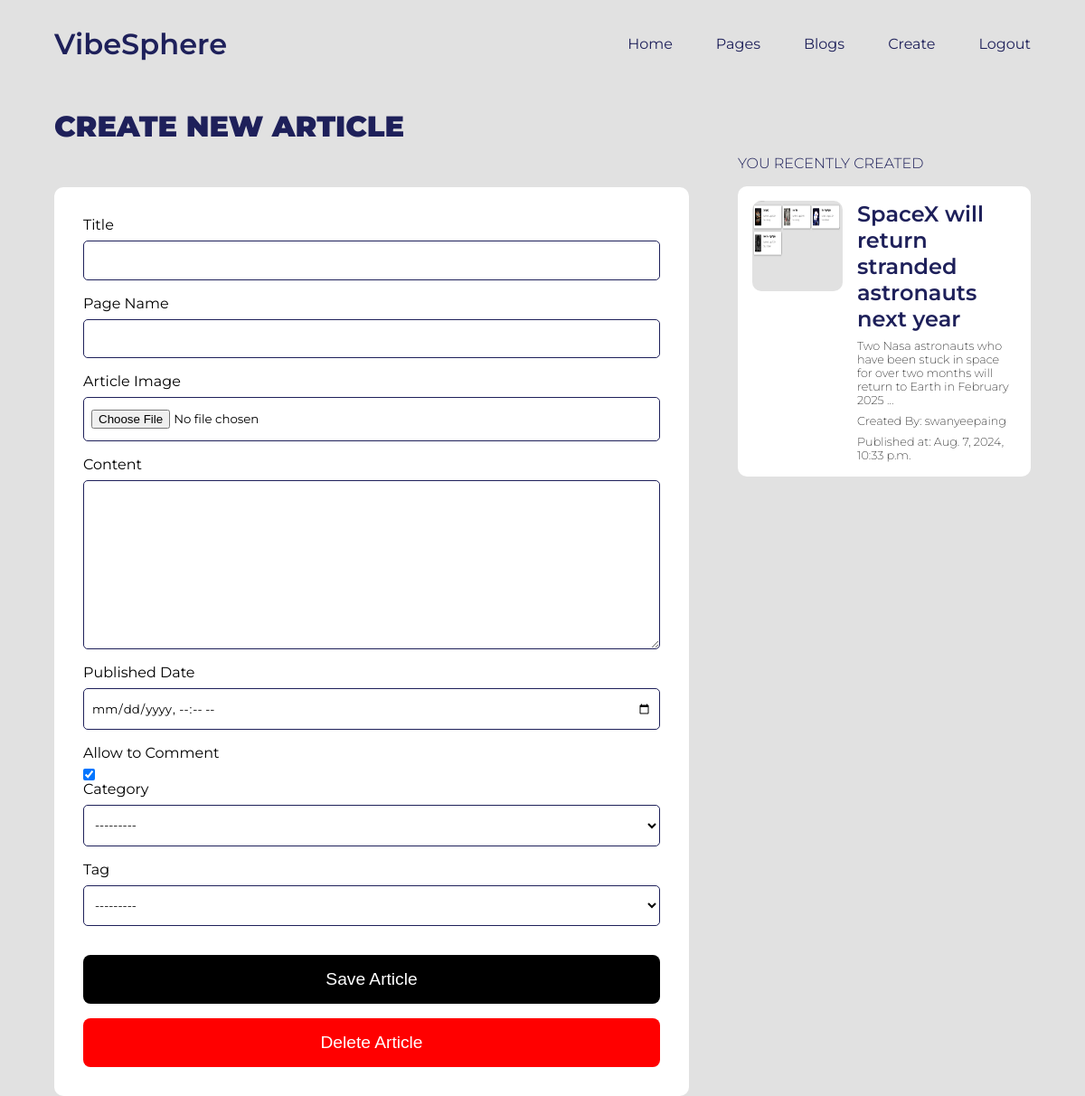
Before: /article/new (signed in) with the older database file.
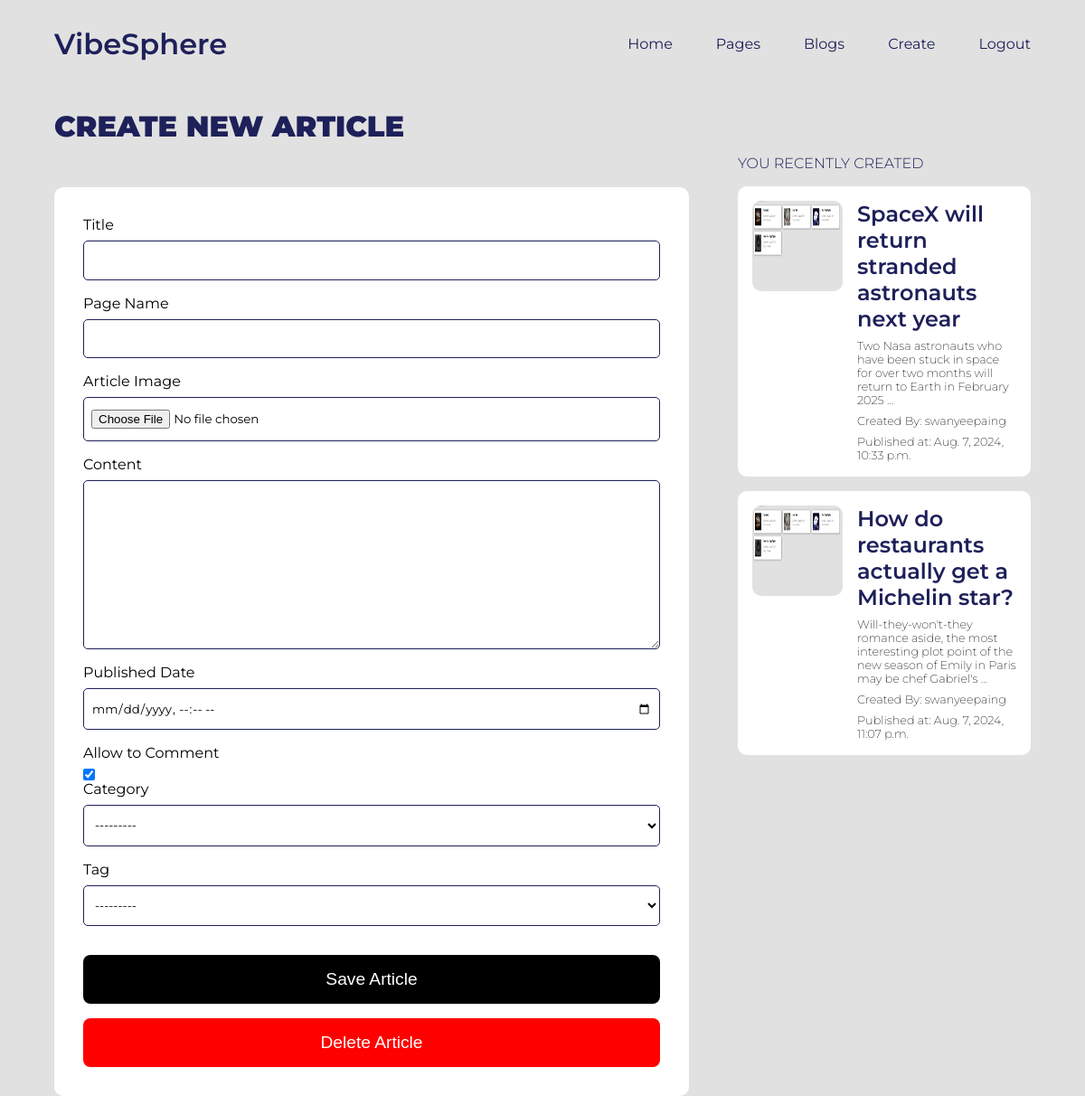
After: the same page with the newer database file.
### main/models.py (models this page shows, shortened)
class Article(models.Model):
    title = models.CharField(primary_key=True, unique=True, max_length=200)
    page_name = models.ForeignKey(BlogPage, on_delete=models.CASCADE)
    author = models.ForeignKey(User, on_delete=models.CASCADE)
    created_date = models.DateTimeField(auto_now_add=True)
    updated_date = models.DateTimeField(auto_now=True)
    article_image = models.ImageField(upload_to='article_images/', blank=True, null=True)
    content = models.TextField()
    published_date = models.DateTimeField(blank=True, null=True)
    allow_to_comment = models.BooleanField(default=True)
    view_count = models.IntegerField(default=0)
    category = models.CharField(max_length=50, choices=CATEGORY_CHOICES)
    tag = models.CharField(max_length=50, choices=TAG_CHOICES)

### main/views.py (the view)
# urls.py: path('article/new', views.create_update_article, name='create'),
@login_required
def create_update_article(request, article_title=None):
    redirect_response = redirect_if_not_logged_in(request)
    if redirect_response:
        return redirect_response
    blog_pages = BlogPage.objects.filter(author=request.user)
    if not blog_pages.exists():
        return redirect('create_page')
    articles = Article.objects.filter(page_name__in=blog_pages)
    if article_title:
        article = get_object_or_404(Article, title=article_title, page_name__in=blog_pages)
        is_editing = True
    else:
        article = None
        is_editing = False
    if request.method == 'POST':
        if 'delete' in request.POST:
            if article:
                article.delete()
            return redirect('show_all_articles')
        form = ArticleForm(request.POST, request.FILES, instance=article)
        if form.is_valid():
            blog_page = form.save(commit=False)
            blog_page.author = request.user
            blog_page.save()
            return redirect('show_all_articles')
    else:
        form = ArticleForm(instance=article)
    context = {
        'show_navbar': True,
        'form': form,
        'articles': articles,
        'is_editing': is_editing,
        'article': article,
    }
    return render(request, 'create_article.html', context)

### main/forms.py (shortened to what this page needs)
class ArticleForm(forms.ModelForm):
    page_name = forms.CharField(label='Page Name', max_length=200, widget=forms.TextInput(attrs={'class': 'form__input'}))
    class Meta:
        model = Article
        fields = [
            'title',
            'page_name',
            'article_image',
            'content',
            'published_date',
            'allow_to_comment',
            'category',
            'tag'
        ]
        widgets = {
            'title': forms.TextInput(attrs={'class': 'form__input'}),
            'article_image': forms.ClearableFileInput(attrs={'class': 'form__input'}),
            'content': forms.Textarea(attrs={'class': 'form__input'}),
            'published_date': forms.DateTimeInput(attrs={'class': 'form__input', 'type': 'datetime-local'}),
            'allow_to_comment': forms.CheckboxInput(attrs={'class': 'form-check-input'}),
            'category': forms.Select(attrs={'class': 'form__input'}),
            'tag': forms.Select(attrs={'class': 'form__input'}),
        }

### main/views.py (called while the page is built)
def redirect_if_not_logged_in(request):
    if not request.user.is_authenticated:
        return redirect('login')
    return None

### templates/create_article.html (shortened to what this page needs)
{%extends 'main.html'%}
{% load static %}
{%block extra_css %}
<link rel="stylesheet" href="{% static 'css/page_form.css' %}" />
<link rel="stylesheet" href="{% static 'css/create_article.css' %}" />
{% endblock %}
{% block content %}
<div class="create__article__container">
  <div class="left__article__container">
      <h2 class="form__header">
        {% if is_editing %}
          Edit Article
        {% else %}
          Create New Article
        {% endif %}
      </h2>
      <form method="post" enctype="multipart/form-data" class="form">
        <div class="form__group">
            <label class="form__label" for="id_title">Title</label>
            {{ form.title}}
        </div>
        <div class="form__group">
            <label class="form__label" for="id_image">Page Name</label>
            {{ form.page_name}}
        </div>
        <div class="form__group">
            <label class="form__label" for="id_text">Article Image</label>
            {{ form.article_image}}
        </div>
        <div class="form__group">
            <label class="form__label" for="id_text">Content</label>
            {{ form.content}}
        </div>
        <div class="form__group">
            <label class="form__label" for="id_text">Published Date</label>
            {{ form.published_date}}
        </div>
        <div class="form__group">
            <label class="form__label" for="id_text">Allow to Comment</label>
            {{ form.allow_to_comment}}
        </div>
        <div class="form__group">
            <label class="form__label" for="id_text">Category</label>
            {{ form.category}}
        </div>
        <div class="form__group">
            <label class="form__label" for="id_text">Tag</label>
            {{ form.tag}}
        </div>
        <button type="submit" class="save__btn">Save Article</button>
        <button type="submit" name="delete" value="true" class="delete__btn" onclick="return confirm('Are you sure you want to delete this page?');">Delete Article</button>
      </form>
  </div>
  {% if articles%}
  <div class="right__article__container">
    <h1 class="article__list__header">You Recently Created</h1>
    <div class="article__list__container">
      {% for article in articles %}
        <div class="article__card">
            {% if article.article_image %}
              <img src="{{article.article_image.url}}" alt="{{article.title}}" class="article__image">
            {% else %}
              <p>No image available</p>
            {% endif %}
          <div class="article__body">
            <h2 class="article__card__title">{{article.title}}</h2>
            <p class="article__card__content">{{article.content|truncatewords:20}}</p>
            <p class="article__card__span__text">Created By: {{article.author}}</p>
            <p class="article__card__span__text">Published at: {{article.published_date}}</p>
          </div>
        </div>
      {% endfor %}
    </div>
  </div>
  {% endif %}
</div>
{% endblock %}

Changed rows visible on the page:
added Article: article_image (picture), title "How do restaurants actually get a Michelin star?", content "Will-they-won't-they romance aside, the most interesting plot point of the new season of Emily in Paris may be chef Gabriel's …", author "swanyeepaing", published_date "Aug. 7, 2024, 11:07 p.m."
